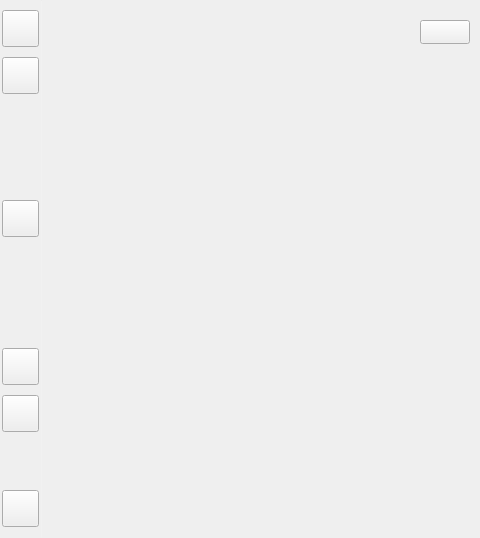
<?xml version="1.0" encoding="UTF-8"?>
<ui version="4.0">
 <class>MainWindow</class>
 <widget class="QMainWindow" name="MainWindow">
  <property name="geometry">
   <rect>
    <x>0</x>
    <y>0</y>
    <width>480</width>
    <height>538</height>
   </rect>
  </property>
  <property name="windowTitle">
   <string>kylin-nm</string>
  </property>
  <widget class="QWidget" name="centralWidget">
   <widget class="QLabel" name="lbBtnNetBG">
    <property name="geometry">
     <rect>
      <x>1</x>
      <y>200</y>
      <width>37</width>
      <height>37</height>
     </rect>
    </property>
    <property name="text">
     <string/>
    </property>
   </widget>
   <widget class="QPushButton" name="btnNet">
    <property name="geometry">
     <rect>
      <x>2</x>
      <y>200</y>
      <width>37</width>
      <height>37</height>
     </rect>
    </property>
    <property name="text">
     <string/>
    </property>
   </widget>
   <widget class="QLabel" name="lbBtnWifiBG">
    <property name="geometry">
     <rect>
      <x>420</x>
      <y>20</y>
      <width>50</width>
      <height>24</height>
     </rect>
    </property>
    <property name="text">
     <string/>
    </property>
   </widget>
   <widget class="QPushButton" name="btnWifi">
    <property name="geometry">
     <rect>
      <x>420</x>
      <y>20</y>
      <width>50</width>
      <height>24</height>
     </rect>
    </property>
    <property name="text">
     <string/>
    </property>
   </widget>
   <widget class="QLabel" name="lbBtnConfBG">
    <property name="geometry">
     <rect>
      <x>2</x>
      <y>490</y>
      <width>37</width>
      <height>37</height>
     </rect>
    </property>
    <property name="text">
     <string/>
    </property>
   </widget>
   <widget class="QLabel" name="lbBtnConfImg">
    <property name="geometry">
     <rect>
      <x>10</x>
      <y>498</y>
      <width>22</width>
      <height>22</height>
     </rect>
    </property>
    <property name="text">
     <string/>
    </property>
   </widget>
   <widget class="QPushButton" name="btnAdvConf">
    <property name="geometry">
     <rect>
      <x>2</x>
      <y>490</y>
      <width>37</width>
      <height>37</height>
     </rect>
    </property>
    <property name="text">
     <string/>
    </property>
   </widget>
   <widget class="QPushButton" name="btnHotspot">
    <property name="geometry">
     <rect>
      <x>2</x>
      <y>348</y>
      <width>37</width>
      <height>37</height>
     </rect>
    </property>
    <property name="text">
     <string/>
    </property>
   </widget>
   <widget class="QPushButton" name="btnFlyMode">
    <property name="geometry">
     <rect>
      <x>2</x>
      <y>395</y>
      <width>37</width>
      <height>37</height>
     </rect>
    </property>
    <property name="text">
     <string/>
    </property>
   </widget>
   <widget class="QLabel" name="lbNetwork">
    <property name="geometry">
     <rect>
      <x>61</x>
      <y>22</y>
      <width>80</width>
      <height>20</height>
     </rect>
    </property>
    <property name="text">
     <string/>
    </property>
   </widget>
   <widget class="QLabel" name="lbBtnWifiBall">
    <property name="geometry">
     <rect>
      <x>448</x>
      <y>22</y>
      <width>20</width>
      <height>20</height>
     </rect>
    </property>
    <property name="text">
     <string/>
    </property>
   </widget>
   <widget class="QLabel" name="lbHotImg">
    <property name="geometry">
     <rect>
      <x>11</x>
      <y>359</y>
      <width>19</width>
      <height>19</height>
     </rect>
    </property>
    <property name="text">
     <string/>
    </property>
   </widget>
   <widget class="QLabel" name="lbFlyImg">
    <property name="geometry">
     <rect>
      <x>11</x>
      <y>405</y>
      <width>19</width>
      <height>19</height>
     </rect>
    </property>
    <property name="text">
     <string/>
    </property>
   </widget>
   <widget class="QLabel" name="lbNetListBG">
    <property name="geometry">
     <rect>
      <x>2</x>
      <y>10</y>
      <width>37</width>
      <height>37</height>
     </rect>
    </property>
    <property name="text">
     <string/>
    </property>
   </widget>
   <widget class="QLabel" name="lbWifiListBG">
    <property name="geometry">
     <rect>
      <x>2</x>
      <y>57</y>
      <width>37</width>
      <height>37</height>
     </rect>
    </property>
    <property name="text">
     <string/>
    </property>
   </widget>
   <widget class="QLabel" name="lbNetListImg">
    <property name="geometry">
     <rect>
      <x>11</x>
      <y>20</y>
      <width>19</width>
      <height>19</height>
     </rect>
    </property>
    <property name="text">
     <string/>
    </property>
   </widget>
   <widget class="QLabel" name="lbWifiListImg">
    <property name="geometry">
     <rect>
      <x>11</x>
      <y>67</y>
      <width>19</width>
      <height>19</height>
     </rect>
    </property>
    <property name="text">
     <string/>
    </property>
   </widget>
   <widget class="QLabel" name="lbHotBG">
    <property name="geometry">
     <rect>
      <x>2</x>
      <y>348</y>
      <width>37</width>
      <height>37</height>
     </rect>
    </property>
    <property name="text">
     <string/>
    </property>
   </widget>
   <widget class="QLabel" name="lbFlyBG">
    <property name="geometry">
     <rect>
      <x>2</x>
      <y>395</y>
      <width>37</width>
      <height>37</height>
     </rect>
    </property>
    <property name="text">
     <string/>
    </property>
   </widget>
   <widget class="QPushButton" name="btnNetList">
    <property name="geometry">
     <rect>
      <x>2</x>
      <y>10</y>
      <width>37</width>
      <height>37</height>
     </rect>
    </property>
    <property name="text">
     <string/>
    </property>
   </widget>
   <widget class="QPushButton" name="btnWifiList">
    <property name="geometry">
     <rect>
      <x>2</x>
      <y>57</y>
      <width>37</width>
      <height>37</height>
     </rect>
    </property>
    <property name="text">
     <string/>
    </property>
   </widget>
   <widget class="Line" name="vLine">
    <property name="geometry">
     <rect>
      <x>41</x>
      <y>0</y>
      <width>1</width>
      <height>538</height>
     </rect>
    </property>
    <property name="styleSheet">
     <string notr="true">background-color: rgba(255, 255, 255,0.06);</string>
    </property>
    <property name="orientation">
     <enum>Qt::Vertical</enum>
    </property>
   </widget>
   <zorder>lbFlyBG</zorder>
   <zorder>lbHotBG</zorder>
   <zorder>lbFlyImg</zorder>
   <zorder>lbHotImg</zorder>
   <zorder>lbBtnNetBG</zorder>
   <zorder>btnNet</zorder>
   <zorder>lbBtnWifiBG</zorder>
   <zorder>lbBtnConfBG</zorder>
   <zorder>lbBtnConfImg</zorder>
   <zorder>btnAdvConf</zorder>
   <zorder>btnHotspot</zorder>
   <zorder>btnFlyMode</zorder>
   <zorder>lbBtnWifiBall</zorder>
   <zorder>btnWifi</zorder>
   <zorder>lbNetListBG</zorder>
   <zorder>lbWifiListBG</zorder>
   <zorder>lbWifiListImg</zorder>
   <zorder>lbNetListImg</zorder>
   <zorder>btnNetList</zorder>
   <zorder>btnWifiList</zorder>
   <zorder>lbNetwork</zorder>
   <zorder>vLine</zorder>
  </widget>
 </widget>
 <layoutdefault spacing="6" margin="11"/>
 <resources/>
 <connections/>
</ui>
